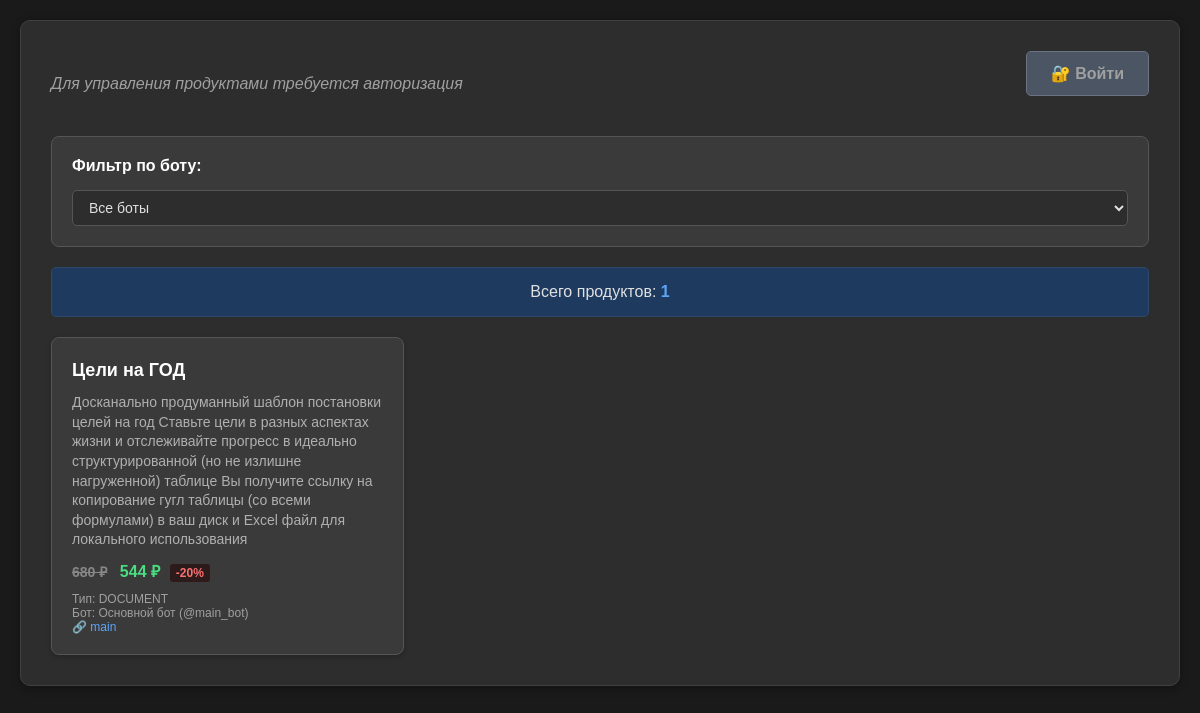
Page /products on the committed database.
### tables this page shows
CREATE TABLE "products" (
	"id"	INTEGER,
	"title"	TEXT,
	"description"	TEXT,
	"image"	TEXT,
	"video"	TEXT,
	"price"	INTEGER,
	"discount"	INTEGER,
	"file_type"	TEXT,
	"is_free"	INTEGER,
	"product_bot"	TEXT,
	"path"	TEXT,
	"link"	TEXT,
	"telegram_file_id"	TEXT,
	"telegram_video_id"	TEXT,
	"telegram_image_id"	TEXT,
	"unique_product_id"	TEXT,
	"file_title"	TEXT,
	"paid_caption"	TEXT,
	PRIMARY KEY("id")
);

CREATE TABLE bots (id INTEGER PRIMARY KEY, title TEXT, bot_id INTEGER, bot_token TEXT, bot_username TEXT);

### mb_in_the_future/app/app.py (the view)
@app.get("/products")
async def show_products(request: Request, bot_id: str = None, session_id: str = Cookie(None)):
    if bot_id and bot_id != "all":
        products = await db.get_all_generic_async("products", product_bot=bot_id)
    else:
        products = await db.get_all_generic_async("products")
    products_list = []
    bots = await db.get_all_generic_async("bots")
    bots_dict = {str(bot['bot_id']): bot for bot in bots}
    for product in products:
        product_id = product['id']
        title = product['title']
        description = product.get('description') or ''
        image = product.get('image') or ''
        video = product.get('video') or ''
        is_free = product.get('is_free') or 0
        price = product.get('price') or 0
        discount = product.get('discount') or 0
        file_type = product.get('file_type') or ''
        product_bot_id = product.get('product_bot') or ''
        path = product.get('path') or ''
        bot_info = bots_dict.get(str(product_bot_id), {})
        bot_title = bot_info.get('title', '')
        bot_username = bot_info.get('bot_username', '')
        link = product.get('link') or ''
        products_list.append({
            'id': product_id,
            'title': title,
            'description': description,
            'image': image,
            'video': video,
            'is_free': is_free,
            'price': price,
            'discount': discount,
            'file_type': file_type,
            'product_bot_id': product_bot_id,
            'bot_title': bot_title,
            'bot_username': bot_username,
            'path': path,
            'link': link
        })
    return templates.TemplateResponse("products.html", {
        "request": request,
        "products": products_list,
        "bots": bots,
        "selected_bot_id": bot_id,
        "is_authenticated": verify_session(session_id)
    })

### mb_in_the_future/app/templates/products.html (shortened to what this page needs)
<!DOCTYPE html>
<html lang="ru">
<head>
    <link rel="stylesheet" href="/static/css/styles.css">
    <link rel="stylesheet" href="/static/css/products.css">
</head>
<body>
    <div class="container">
        <div style="display: flex; gap: 15px; margin-bottom: 20px; justify-content: space-between; align-items: center;">
            {% if is_authenticated %}
                <div style="display: flex; gap: 15px;">
                    <a href="/add-product" class="add-product-btn">+ Добавить продукт</a>
                    <a href="/add-bot" class="add-product-btn" style="background-color: #17a2b8;">+ Добавить бота</a>
                    <a href="/users" class="add-product-btn" style="background-color: #7c3aed;">👥 Пользователи</a>
                </div>
            {% else %}
                <div style="display: flex; gap: 15px;">
                    <span style="color: #a0a0a0; font-style: italic;">Для управления продуктами требуется авторизация</span>
                </div>
                <a href="/login" class="add-product-btn login-btn">🔐 Войти</a>
            {% endif %}
        </div>
        <div class="filter-section">
            <div class="filter-group">
                <label for="bot-filter" class="filter-label">Фильтр по боту:</label>
                <select id="bot-filter" class="filter-select" onchange="filterByBot()">
                    <option value="all" {% if not selected_bot_id or selected_bot_id == 'all' %}selected{% endif %}>Все боты</option>
                </select>
            </div>
        </div>
        <div class="stats">
            Всего продуктов: <span>{{ products|length }}</span>
        </div>
        {% if products %}
            <div class="products-grid">
                {% for product in products %}
                    <div class="product-card" onclick="window.location.href='/edit-product/{{ product.id }}'">
                        <div class="product-title">{{ product.title }}</div>
                        {% if product.description %}
                            <div class="product-description">{{ product.description }}</div>
                        {% endif %}
                        <div class="product-price">
                            {% if product.is_free %}
                                <span class="product-free">Бесплатно</span>
                            {% else %}
                                {% if product.price and product.price > 0 %}
                                    {% if product.discount and product.discount > 0 %}
                                        {% set final_price = product.price * (100 - product.discount) / 100 %}
                                        <span class="original-price" style="text-decoration: line-through; color: #888; margin-right: 8px;">{{ product.price }} ₽</span>
                                        <span class="discounted-price" style="color: #4ade80; font-weight: bold;">{{ final_price|round|int }} ₽</span>
                                        <span class="product-discount">-{{ product.discount }}%</span>
                                    {% else %}
                                        {{ product.price }} ₽
                                    {% endif %}
                                {% else %}
                                    Цена не указана
                                {% endif %}
                            {% endif %}
                        </div>
                        <div class="product-meta">
                            {% if product.file_type %}
                                <div>Тип: {{ product.file_type.upper() }}</div>
                            {% endif %}
                            {% if product.bot_title %}
                                <div>Бот: {{ product.bot_title }} (@{{ product.bot_username }})</div>
                            {% endif %}
                            {% if product.link %}
                                <div><a href="https://t.me/{{ product.link }}" target="_blank" style="color: #60a5fa; text-decoration: none;">🔗 {{ product.link }}</a></div>
                            {% endif %}
                        </div>
                    </div>
                {% endfor %}
            </div>
        {% else %}
            <div class="no-products">
                Продукты не найдены
            </div>
        {% endif %}
    </div>
</body>
</html>

### mb_in_the_future/app/static/css/styles.css (style rules this page uses)
body { font-family: Arial, sans-serif; background-color: #1a1a1a; color: #e0e0e0; margin: 0; padding: 0; }
.container { background-color: #2d2d2d; padding: 30px; border-radius: 10px; box-shadow: 0 2px 10px rgba(0,0,0,0.3); border: 1px solid #404040; }
label { display: block; margin-bottom: 5px; font-weight: bold; color: #ffffff; }
input[type="text"], input[type="number"], input[type="password"], textarea, select { width: 100%; padding: 10px; border: 1px solid #555; border-radius: 5px; font-size: 16px; box-sizing: border-box; background-color: #3a3a3a; color: #e0e0e0; }
.stats { background-color: #1e3a5f; padding: 15px; border-radius: 5px; margin-bottom: 20px; text-align: center; border: 1px solid #2d4a6b; }
.stats span { font-weight: bold; color: #60a5fa; }
.filter-section { background-color: #3a3a3a; padding: 20px; border-radius: 8px; margin-bottom: 20px; border: 1px solid #555; }
.filter-group { display: flex; align-items: center; gap: 15px; flex-wrap: wrap; }
.filter-label { color: #ffffff; font-weight: bold; margin: 0; }
.filter-select { background-color: #2d2d2d; color: #e0e0e0; border: 1px solid #555; border-radius: 5px; padding: 8px 12px; font-size: 14px; min-width: 200px; }

### mb_in_the_future/app/static/css/products.css (style rules this page uses)
body { max-width: 1200px; margin: 0 auto; padding: 20px; }
.products-grid { display: grid; grid-template-columns: repeat(auto-fill, minmax(300px, 1fr)); gap: 20px; margin-top: 20px; }
.product-card { background-color: #3a3a3a; border: 1px solid #555; border-radius: 8px; padding: 20px; box-shadow: 0 2px 5px rgba(0,0,0,0.2); transition: transform 0.2s; cursor: pointer; }
.product-title { font-size: 18px; font-weight: bold; color: #ffffff; margin-bottom: 10px; line-height: 1.4; }
.product-description { color: #b0b0b0; font-size: 14px; margin-bottom: 10px; line-height: 1.4; }
.product-price { font-size: 16px; font-weight: bold; color: #4ade80; margin-bottom: 5px; }
.product-discount { font-size: 12px; color: #f87171; background-color: #2d1b1b; padding: 2px 6px; border-radius: 3px; display: inline-block; margin-left: 5px; }
.original-price { font-size: 14px; color: #888; text-decoration: line-through; margin-right: 8px; }
.discounted-price { color: #4ade80; font-weight: bold; font-size: 16px; }
.product-meta { font-size: 12px; color: #a0a0a0; margin-top: 10px; }
.add-product-btn { background-color: #16a34a; color: white; padding: 12px 24px; text-decoration: none; border-radius: 5px; display: inline-block; margin-bottom: 20px; font-weight: bold; transition: background-color 0.2s; }
.login-btn { background-color: #4b5563 !important; color: #a0a0a0 !important; border: 1px solid #6b7280 !important; }

### rows in the picture
products: title "Цели на ГОД", description "Досканально продуманный шаблон постановки целей на год Ставьте цели в разных аспектах жизни и отслеживайте прогресс в идеально структурированной (но не излишне нагруженной) таблице Вы получите ссылку на копирование гугл таблицы (со всеми формулами) в ваш диск и Excel файл для локального использования", price "680", file_type "DOCUMENT", link "main"
bots: bot_title "Основной бот", bot_username "main_bot"

### other values in the picture
{{ products|length }} "1"
{{ final_price|round|int }} "544"
{{ product.discount }} "20"
